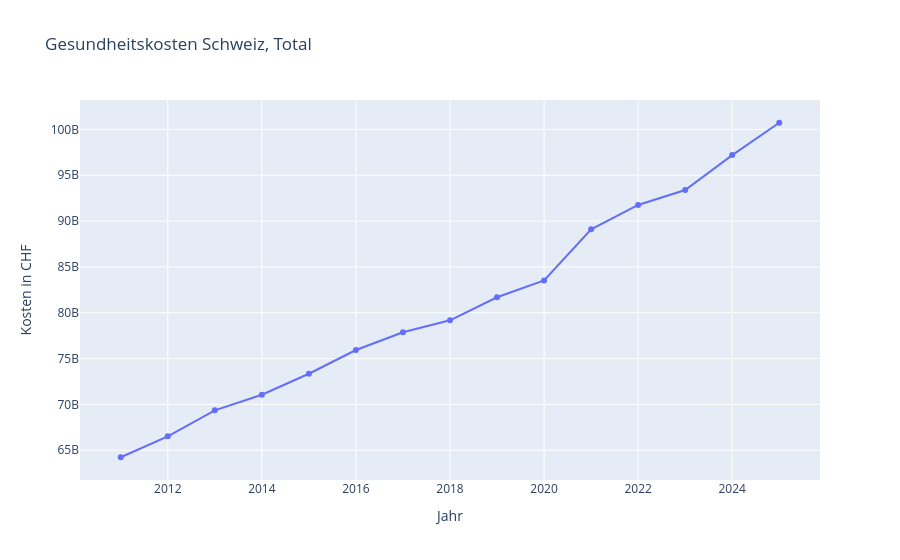

Write notebook code for a chart like this one.
### Code cell
df_costs_total_ch = df_costs_processed[
    (df_costs_processed["cantons"] == "Total") &
    (df_costs_processed["age"] == "Total")
].copy()

px.line(
    df_costs_total_ch,
    x="year",
    y="costs_chf",
    markers=True,
    title="Gesundheitskosten Schweiz, Total",
    labels={"year": "Jahr", "costs_chf": "Kosten in CHF"},
)

### Figure 1 — Plotly figure (JSON) as saved in the notebook; plotly's stock layout.template omitted (floating-point values rounded to 4 significant figures)
{"data": [{"hovertemplate": "Jahr=%{x}<br>Kosten in CHF=%{y}<extra></extra>", "legendgroup": "", "line": {"color": "#636efa", "dash": "solid"}, "marker": {"symbol": "circle"}, "mode": "lines+markers", "name": "", "orientation": "v", "showlegend": false, "type": "scatter", "x": [2011, 2012, 2013, 2014, 2015, 2016, 2017, 2018, 2019, 2020, 2021, 2022, 2023, 2024, 2025], "xaxis": "x", "y": [64230000000.0, 66520000000.0, 69350000000.0, 71060000000.0, 73350000000.0, 75940000000.0, 77870000000.0, 79170000000.0, 81690000000.0, 83520000000.0, 89100000000.0, 91760000000.0, 93390000000.0, 97200000000.0, 100700000000.0], "yaxis": "y"}], "layout": {"legend": {"tracegroupgap": 0}, "title": {"text": "Gesundheitskosten Schweiz, Total"}, "xaxis": {"anchor": "y", "domain": [0, 1], "title": {"text": "Jahr"}}, "yaxis": {"anchor": "x", "domain": [0, 1], "title": {"text": "Kosten in CHF"}}}}
